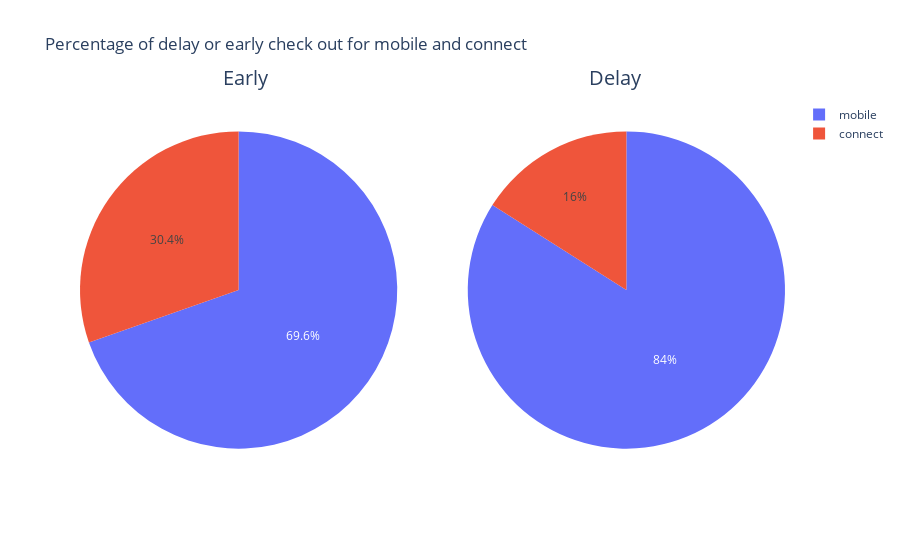

Source (notebook cell):
### Code cell
# Create subplots: use 'domain' type for Pie subplot
fig = make_subplots(rows=1, cols=2, specs=[[{'type':'domain'}, {'type':'domain'}]])

values_early = dataset_early.groupby('checkin_type')['delay_at_checkout_in_minutes'].sum().abs()
print(values_early)
values_lates = dataset_late.groupby('checkin_type')['delay_at_checkout_in_minutes'].sum()
print(values_lates)

fig.add_trace(go.Pie(labels=values_early.keys(), values=values_early, name="Early"),
              1, 1)
fig.add_trace(go.Pie(labels=values_lates.keys(), values=values_lates, name="With Delay"),
             1, 2)

fig.update_layout(
    title_text="Percentage of delay or early check out for mobile and connect",
    # Add "early" and "late" in the middle
    annotations=[dict(text='Early', x=0.20, y=1.1, font_size=20, showarrow=False),
                 dict(text='Delay', x=0.80, y=1.1, font_size=20, showarrow=False)])
fig.show()

### Figure 1 — Plotly figure (JSON) as saved in the notebook; plotly's stock layout.template omitted (floating-point values rounded to 4 significant figures)
{"data": [{"domain": {"x": [0, 0.45], "y": [0, 1]}, "labels": ["connect", "mobile"], "name": "Early", "type": "pie", "values": [109682, 251560]}, {"domain": {"x": [0.55, 1], "y": [0, 1]}, "labels": ["connect", "mobile"], "name": "With Delay", "type": "pie", "values": [76497, 401309]}], "layout": {"annotations": [{"font": {"size": 20}, "showarrow": false, "text": "Early", "x": 0.2, "y": 1.1}, {"font": {"size": 20}, "showarrow": false, "text": "Delay", "x": 0.8, "y": 1.1}], "title": {"text": "Percentage of delay or early check out for mobile and connect"}}}
